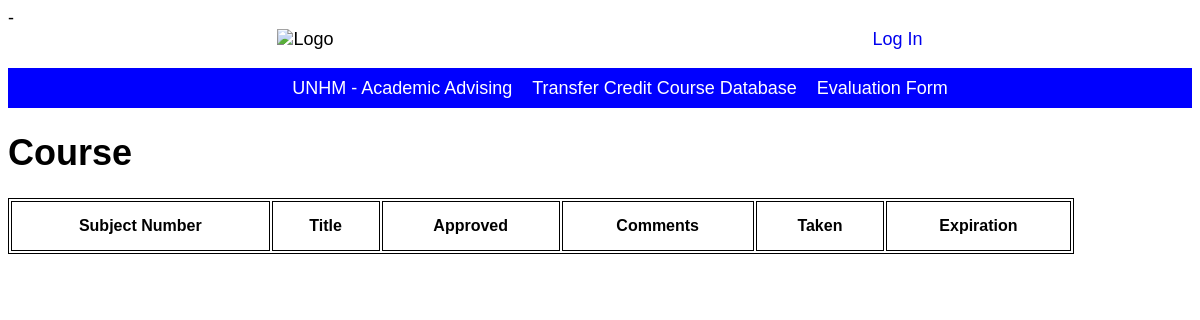
The app's page /courses, older data.
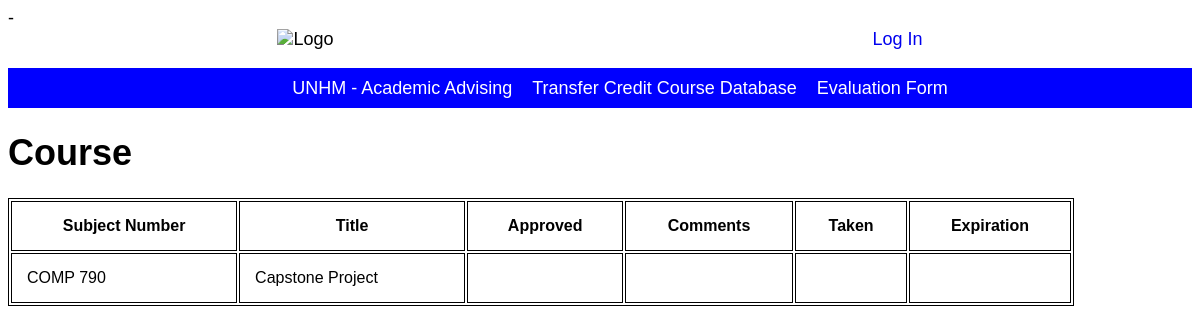
The same page, newer data.
### transfer/models/model_course.py (models this page shows, shortened)
class Course(models.Model):
    school_id = models.ForeignKey(School, on_delete=models.CASCADE)
    subject_no = models.CharField(max_length=15, unique=True)
    title = models.CharField(max_length=100, unique=True)

### transfer/views/course_view.py (the view)
# urls.py: path('courses', CourseListView.as_view(), name='course_home'),
class CourseListView(ListView):
    model = Course
    template_name = 'course/course_home.html'

### transfer/templates/course/course_home.html
-{% extends "base.html" %}
{% load static %}
{% block content %}
<h1>Course</h1>
<table style="width:90%">
<thead>
    <tr>
    <th>Subject Number</th>
    <th>Title</th>
    <th>Approved</th>
    <th>Comments</th>
    <th>Taken</th>
    <th>Expiration</th>
    </tr>
</thead>
<tbody>
    {% for course in object_list %}
    <tr>
    <td>{{ course.subject_no }}</td>
    <td>{{ course.title }}</td>
    <td>{{ course.approved_status }}</td>
    <td>{{ course.comment }}</td>
    <td>{{ course.sem_year_taken }}</td>
    <td>{{ course.expiration_date }}</td>
    </tr>
    {% endfor %}
</tbody>
</table>
{% endblock %}

Row changes from the older to the newer data that the page shows:
added Course: subject_no "COMP 790", title "Capstone Project"
